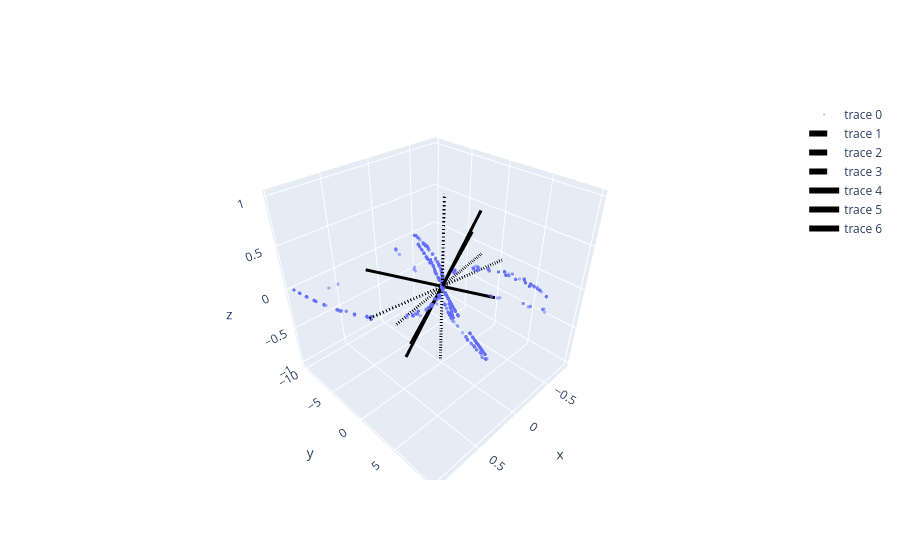

Write notebook code for a chart like this one.
### Code cell
B1R=np.array(RT1.T@B1[:,idx1])
#B1R=np.array(np.eye(3)@B1[:,idx1])
CH1=RT1.T@(Site1.RH@np.eye(3))
print(CH1)
#print(RT1.T@C1)
coordsH=plotlCoords(CH1,dash='dash',off=1)
coordsQ=plotlCoords(RT1.T@(Site1.RQ@np.eye(3)),off=1)
fig=go.Figure(data=[go.Scatter3d(x=B1R[0,:],y=B1R[1,:],z=B1R[2,:]
        ,mode='markers',
        marker=dict(
        size=2,
        opacity=0.5
        )),*coordsH,*coordsQ])
fig.show()

R1R,T1R,P1R=Spherical(B1R)#np.linalg.norm(B1R,axis=0)
#fig, ax = plt.subplots(subplot_kw={'projection': 'polar'})
plt.plot(T1R*180/np.pi,R1R,'.')
plt.show()
#fig, ax = plt.subplots(subplot_kw={'projection': 'polar'})
plt.plot(np.abs(P1R)*180/np.pi,R1R,'.')
plt.show()

### Figure 1 — Plotly figure (JSON) as saved in the notebook; plotly's stock layout.template omitted (floating-point values rounded to 4 significant figures; data arrays with more than 128 entries replaced by an {"elided": "..."} marker saying what was removed)
{"data": [{"marker": {"opacity": 0.5, "size": 2}, "mode": "markers", "type": "scatter3d", "x": {"elided": "2589 float values"}, "y": {"elided": "2589 float values"}, "z": {"elided": "2589 float values"}}, {"line": {"color": "rgb(0,0,0)", "dash": "dash", "width": 6}, "mode": "lines", "text": "0", "type": "scatter3d", "x": [-0.7889, 0.7889], "y": [0.6124, -0.6124], "z": [-0.05194, 0.05194]}, {"line": {"color": "rgb(0,0,0)", "dash": "dash", "width": 6}, "mode": "lines", "text": "1", "type": "scatter3d", "x": [-0.6145, 0.6145], "y": [-0.787, 0.787], "z": [0.05513, -0.05513]}, {"line": {"color": "rgb(0,0,0)", "dash": "dash", "width": 6}, "mode": "lines", "text": "2", "type": "scatter3d", "x": [0.007118, -0.007118], "y": [-0.07541, 0.07541], "z": [-0.9971, 0.9971]}, {"line": {"color": "rgb(0,0,0)", "width": 6}, "mode": "lines", "text": "0", "type": "scatter3d", "x": [0.4601, -0.4601], "y": [0.7961, -0.7961], "z": [-0.3931, 0.3931]}, {"line": {"color": "rgb(0,0,0)", "width": 6}, "mode": "lines", "text": "1", "type": "scatter3d", "x": [-0.7852, 0.7852], "y": [0.1581, -0.1581], "z": [-0.5988, 0.5988]}, {"line": {"color": "rgb(0,0,0)", "width": 6}, "mode": "lines", "text": "2", "type": "scatter3d", "x": [0.4145, -0.4145], "y": [-0.5842, 0.5842], "z": [-0.6978, 0.6978]}], "layout": {}}
